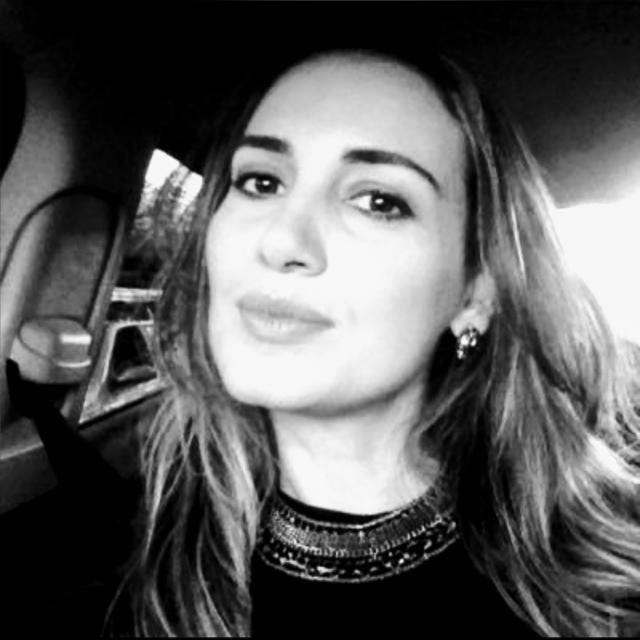
#> input picture assets-src/originals/roberta.png, 640 x 640 px
$ python -i make-avatars.py   (imports and definitions only)
#> lines starting #> are read from the running program, lines starting #| are printed output that depends on the picture
#> further down, picture is the input picture: shape (640, 640, 3); min 0, max 255, mean 90.8
"""Transforma as fotos em avatares ilustrados mantendo os traços do rosto (sem IA/API).

Técnica (OpenCV):
  1. Suavização que preserva bordas (filtro bilateral em várias passadas) → pele "pintada"
  2. Quantização de cores (k-means) → sombreado em faixas, estilo cel-shading
  3. Contornos a partir das bordas da imagem original → traço de ilustração
  4. Realce de cor, luz de recorte na cor do personagem e vinheta

Uso: python3 scripts/make-avatars.py <pasta_com_fotos_originais> <saida> [estilo]
"""
import sys
import os
import cv2
import numpy as np

# [1 line that did not run here, left out]
STYLE = sys.argv[3] if len(sys.argv) > 3 else 'comic'

# arquivo original, recorte (x0, y0, x1, y1), cor de destaque (BGR)
PEOPLE = {
    'roberta': ('roberta.png', (110, 30, 550, 558), (255, 179, 79)),
    'alan': ('alan.png', (10, 0, 140, 156), (138, 255, 157)),
    'ivone': ('ivone.png', (80, 0, 580, 600), (71, 179, 255)),
    'janiele': ('janiele.png', (110, 20, 550, 548), (217, 122, 255)),
    'pedro': ('pedro.png', (230, 230, 970, 1118), (74, 216, 255)),
}
W, H = 600, 720
KEEP_BG = {'roberta', 'alan'}


# [5 lines left out: function quantize, not called in this run]


def prep(img):
    # Contraste local (CLAHE no canal de luminância) e redução de ruído
    lab = cv2.cvtColor(img, cv2.COLOR_BGR2LAB)
#> lab: shape (640, 640, 3); mean of channels 0, 1, 2 93.4, 128, 128
    lab[..., 0] = cv2.createCLAHE(clipLimit=2.2, tileGridSize=(6, 6)).apply(lab[..., 0])
#> lab: shape (640, 640, 3); mean of channels 0, 1, 2 100.8, 128, 128
    img = cv2.cvtColor(lab, cv2.COLOR_LAB2BGR)
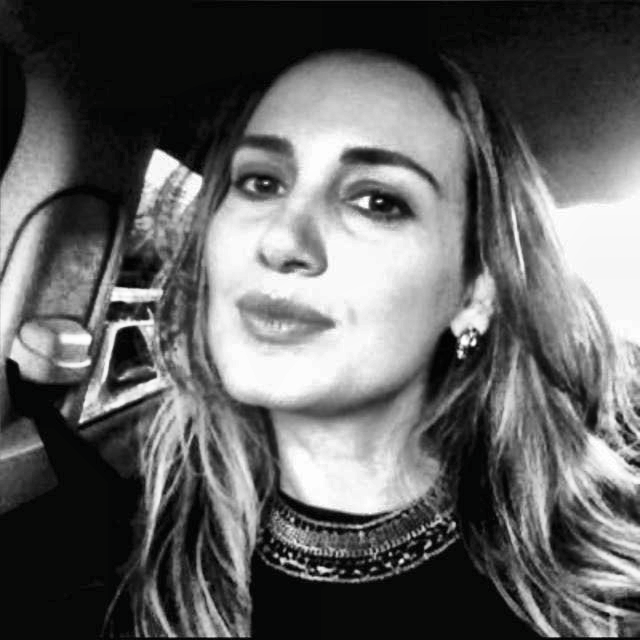
#> img: shape (640, 640, 3); mean B, G, R 98.1, 98.2, 98
    return cv2.fastNlMeansDenoisingColored(img, None, 6, 6, 7, 21)


# [67 lines left out: functions person_mask, backdrop, comic, painted, grade, not called in this run]


# [16 lines not run here, left out]

>>> import cv2
>>> picture = cv2.imread('../assets-src/originals/roberta.png')
>>> result = prep(picture)
